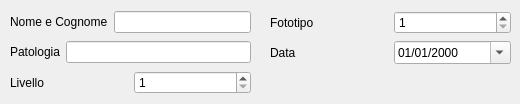
    <widget class="QWidget" name="tab_3">
     <property name="font">
      <font>
       <strikeout>false</strikeout>
      </font>
     </property>
     <property name="toolTip">
      <string>Dati personali del paziente e dati clinici</string>
     </property>
     <property name="toolTipDuration">
      <number>1</number>
     </property>
     <attribute name="icon">
      <iconset resource="icons.qrc">
       <normaloff>:/icons/people</normaloff>:/icons/people</iconset>
     </attribute>
     <attribute name="title">
      <string>Dati Paziente</string>
     </attribute>
     <widget class="QWidget" name="layoutWidget_2">
      <property name="geometry">
       <rect>
        <x>10</x>
        <y>40</y>
        <width>241</width>
        <height>24</height>
       </rect>
      </property>
      <layout class="QHBoxLayout" name="horizontalLayout_9">
       <item>
        <widget class="QLabel" name="label_13">
         <property name="text">
          <string>Patologia</string>
         </property>
        </widget>
       </item>
       <item>
        <widget class="QLineEdit" name="patologiaLabel"/>
       </item>
      </layout>
     </widget>
     <widget class="QWidget" name="layoutWidget_3">
      <property name="geometry">
       <rect>
        <x>10</x>
        <y>70</y>
        <width>241</width>
        <height>25</height>
       </rect>
      </property>
      <layout class="QHBoxLayout" name="horizontalLayout_10">
       <item>
        <widget class="QLabel" name="label_14">
         <property name="text">
          <string>Livello</string>
         </property>
        </widget>
       </item>
       <item>
        <widget class="QSpinBox" name="livelloPatologiaSpinBox">
         <property name="minimum">
          <number>1</number>
         </property>
         <property name="maximum">
          <number>5</number>
         </property>
        </widget>
       </item>
      </layout>
     </widget>
     <widget class="QWidget" name="layoutWidget">
      <property name="geometry">
       <rect>
        <x>10</x>
        <y>10</y>
        <width>241</width>
        <height>24</height>
       </rect>
      </property>
      <layout class="QHBoxLayout" name="horizontalLayout_8">
       <item>
        <widget class="QLabel" name="label_6">
         <property name="text">
          <string>Nome e Cognome</string>
         </property>
        </widget>
       </item>
       <item>
        <widget class="QLineEdit" name="nomeCognomeLabel"/>
       </item>
      </layout>
     </widget>
     <widget class="QWidget" name="layoutWidget">
      <property name="geometry">
       <rect>
        <x>270</x>
        <y>40</y>
        <width>241</width>
        <height>25</height>
       </rect>
      </property>
      <layout class="QHBoxLayout" name="horizontalLayout_13">
       <item>
        <widget class="QLabel" name="label_17">
         <property name="text">
          <string>Data</string>
         </property>
        </widget>
       </item>
       <item>
        <widget class="QDateEdit" name="dateEdit">
         <property name="displayFormat">
          <string>dd/MM/yyyy</string>
         </property>
         <property name="calendarPopup">
          <bool>true</bool>
         </property>
        </widget>
       </item>
      </layout>
     </widget>
     <widget class="QWidget" name="layoutWidget_5">
      <property name="geometry">
       <rect>
        <x>270</x>
        <y>10</y>
        <width>241</width>
        <height>25</height>
       </rect>
      </property>
      <layout class="QHBoxLayout" name="horizontalLayout_14">
       <item>
        <widget class="QLabel" name="label_18">
         <property name="text">
          <string>Fototipo</string>
         </property>
        </widget>
       </item>
       <item>
        <widget class="QSpinBox" name="fototipoSpinBox">
         <property name="minimum">
          <number>1</number>
         </property>
         <property name="maximum">
          <number>6</number>
         </property>
        </widget>
       </item>
      </layout>
     </widget>
    </widget>
